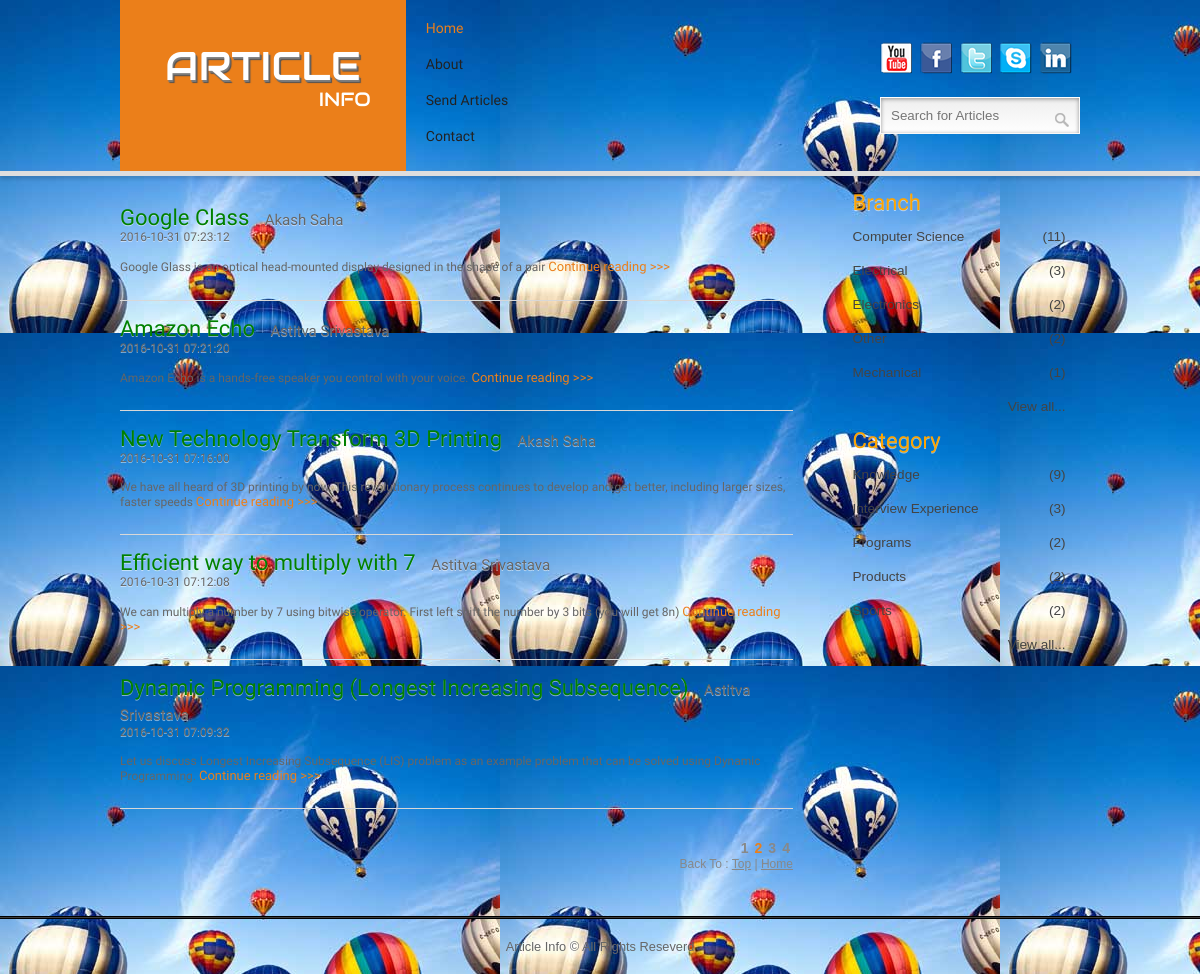
The page /index.php?page=2&totalpages=4 on the database its author committed.
### tables this page shows
CREATE TABLE `posts` (
  `postid` int(11) NOT NULL,
  `branchid` int(11) NOT NULL,
  `kindid` int(11) NOT NULL,
  `topic` varchar(1000) NOT NULL,
  `shortinfo` varchar(5000) NOT NULL,
  `longinfo` text NOT NULL,
  `author` varchar(1000) NOT NULL,
  `links` text NOT NULL,
  `subtime` varchar(1000) NOT NULL,
  `keywords` text,
  `code_data` text NOT NULL,
  `visits` int(11) NOT NULL DEFAULT '0'
);

CREATE TABLE `branch_table` (
  `branchid` int(11) NOT NULL,
  `branch` varchar(200) NOT NULL,
  `counter` int(11) NOT NULL
);

CREATE TABLE `kind_table` (
  `kindid` int(11) NOT NULL,
  `kind` varchar(200) NOT NULL,
  `counter` int(11) NOT NULL
);

### index.php (the view, shortened to what this page needs)
<!DOCTYPE HTML>
<head>
</head>
<?php
	include("includes/header.php");
	include("includes/connection.php");
	$query="SELECT postid,p.branchid,p.kindid,topic,shortinfo,longinfo,author,subtime FROM posts p ";
	$result=mysqli_query($connection,$query);
	$perpage=5;
	if(!isset($_GET['page']) || $_GET['page']==1){
		$current_page=1;
		$counter=mysqli_num_rows($result);
		$pages=intval($counter/$perpage);
		if(($counter%$perpage)!=0) $pages++;
		$query.=" order by postid desc limit $perpage";
	}else{
		$current_page=$_GET['page'];
		$pages=$_GET['totalpages'];
		$start=($current_page-1)*$perpage;
		$query.=" order by postid desc limit $start,$perpage";
	}
	$result=mysqli_query($connection,$query);
?>
<div class="wrap">
	<div class="main">
		<div class="content">
			<?php while($row=mysqli_fetch_row($result)){ ?>
			<div class="box1">
   				 <h3><a href="article.php?fetch=<?php echo urlencode($row[0]); ?>" style="color:green"> <?php echo $row[3]; ?></a> <span class="comments" style="font-size: 15px"><?php echo $row[6];?>	</span>
   				 &nbsp;&nbsp;<span style="font-size: 12px"><?php echo " ".$row[7]; ?> </span> </h3>
				<div class="data">
				    <span> <?php echo " ".$row[4]." "; ?><a href="article.php?fetch=<?php echo urlencode($row[0]); ?>">Continue reading >>></a></span>
				</div>
			</div>
			<?php } ?>
			<div class="page_links">
					<div class="page_numbers">
					    <ul>
						    <?php
						    	$i=1;
						    	while($i<=$pages){
									echo "<li ";
									if($i==$current_page) echo "class='active'";
									echo " ><a href='index.php?page=$i&totalpages=$pages";
									if(isset($_GET['branch']))
										echo "&branch=$branch";
									if(isset($_GET['kind']))
										echo "&kind=$kind";
									echo "'>$i</a></li>";
									$i++;
								}
							?>
						</ul>
					</div>
				<div class="page_bottom">
					<p>Back To : <a href="#">Top</a> |  <a href="index.php">Home</a></p>
				</div>
			</div>
	</div>
<?php include("includes/sidebar.php"); ?>
</div>
</div>
<?php include("includes/footer.php"); ?>
</body>
</html>

### includes/sidebar.php (shortened to what this page needs)
<div class="sidebar">
	<div class="sidebar_top">
   	 	<h3 style="color:orange;">Branch</h3>
		<div class="sidebar_top_list">
			 <ul>
			 	<?php
			 		$query="SELECT `branchid`, `branch`, `counter` FROM `branch_table` order by counter desc,branch";
			 		$result=mysqli_query($connection,$query);
			 		$rows=mysqli_num_rows($result);
			 		$count=5;
			 		while($row=mysqli_fetch_row($result) and $count>0){
			 			echo "<li><a href='index.php?branch=".$row[1]."'><span class='category-name'>$row[1]</span> <span class='count'>($row[2])</span><div class='clear'></div></a></li>";
			 			$count--;
			 		}
			 		if($rows>5)
			 			echo "<li style='float:right'><a href='departments.php'><span class='category-name'>View all...</span> </a></li><br/>";
			 	?>
			</ul>
		</div>
	</div>
	<div class="latest_comments">
		<h3 style="color:orange;">Category</h3>
		<div class="sidebar_top_list">
			<ul>
			 	<?php
			 		$query="SELECT `kindid`, `kind`, `counter` FROM `kind_table` WHERE 1 order by counter desc limit 10";
			 		$result=mysqli_query($connection,$query);
			 		$rows=mysqli_num_rows($result);
			 		$count=5;
			 		while($row=mysqli_fetch_row($result) and $count>0){
			 			echo "<li><a href='index.php?kind=".$row[1]."'><span class='category-name'>$row[1]</span> <span class='count'>($row[2])</span><div class='clear'></div></a></li>";
			 			$count--;
			 		}
			 		if($rows>5)
			 			echo "<li style='float:right'><a href='categories.php'><span class='category-name'>View all...</span> </a></li><br/>";
			 	?>
			</ul>
		</div>
	</div>
</div>

### css/style.css (style rules this page uses)
html,body,div,span,applet,object,iframe,h1,h2,h3,h4,h5,h6,p,blockquote,pre,a,abbr,acronym,address,big,cite,code,del,dfn,em,img,ins,kbd,q,s,samp,small,strike,strong,sub,sup,tt,var,b,u,i,dl,dt,dd,ol,nav ul,nav li,fieldset,form,label,legend,table,caption,tbody,tfoot,thead,tr,th,td,article,aside,canvas,details,embed,figure,figcaption,footer,header,hgroup,menu,nav,output,ruby,section,summary,time,mark,audio,video { margin:0;padding:0;border:0;font-size:100%;font:inherit;vertical-align:baseline; }
ol,ul { list-style:none;margin:0;padding:0; }
a { text-decoration:none; }
body { font-family:Arial, Helvetica, sans-serif; background:url(images/body-bg3.png); }
.wrap { width:80%; margin:0 auto; }
.main h3 { font-size:22px; color:#666; padding-bottom:5px; font-family: 'Monda', sans-serif; text-shadow : 0 1px 0 rgba(255, 255, 255, 0.5); }
.content { float:left; width: 70.1%; padding: 1.5% 0; }
.content h3 a { font-size:22px; color:#666; padding-bottom:5px; font-family: 'Monda', sans-serif; }
.box1 span { font-size:13px; color:#666; font-size:0.8em; font-family: 'Monda', sans-serif; display:block; }
.box1 span.comments { font-size:7px; font-size:1em; padding-left:10px; cursor:pointer; display:inline; }
.box1 { border-bottom:1px solid #D8D8D8; padding:15px 0; }
.data { padding: 1.5% 0; font-size:15px; }
.data span a { color:#EB7F1A; font-size:13px; }
.sidebar { float:right; width: 22.2%; padding: 1.5%; margin:0% 0 0% 1.6%; }
.sidebar_top_list li a { font-size:0.85em; color:#444; line-height:2.5em; border-bottom:1px solid #f6f6f6; }
.sidebar_top_list li a span.category-name { float:left; }
.sidebar_top_list li a span.count { float:right; }
.latest_comments { padding-top:20px; }
.comments { padding:10px 0; }
.page_links { padding:30px 0px; }
.page_numbers { float:right; }
.page_numbers li { display:inline-block; }
.page_numbers li a { font-size:14px; color:#888; padding:3px; font-weight:bold; }
.page_numbers li a:hover,.page_numbers li.active a { color:#EB7F1A; }
.page_bottom { text-align:right; }
.page_bottom p { color:#888; font-size:12px; }
.page_bottom a { color:#888; font-size:12px; text-decoration:underline; }

### rows shown on the page
posts: topic "Google Class", author "Akash Saha", subtime "2016-10-31 07:23:12", shortinfo "Google Glass is an optical head-mounted display designed in the shape of a pair"
posts: topic "Amazon Echo", author "Astitva Srivastava", subtime "2016-10-31 07:21:20", shortinfo "Amazon Echo is a hands-free speaker you control with your voice."
posts: topic "New Technology Transform 3D Printing", author "Akash Saha", subtime "2016-10-31 07:16:00", shortinfo "We have all heard of 3D printing by now. This revolutionary process continues to develop and get better, including larger sizes, faster speeds"
posts: topic "Efficient way to multiply with 7", author "Astitva Srivastava", subtime "2016-10-31 07:12:08", shortinfo "We can multiply a number by 7 using bitwise operator. First left shift the number by 3 bits (you will get 8n)"
posts: topic "Dynamic Programming (Longest Increasing Subsequence)", author "Astitva Srivastava", subtime "2016-10-31 07:09:32", shortinfo "Let us discuss Longest Increasing Subsequence (LIS) problem as an example problem that can be solved using Dynamic Programming."
branch_table: branch "Computer Science", counter "11"
branch_table: branch "Electrical", counter "3"
branch_table: branch "Electronics", counter "2"
branch_table: branch "Other", counter "2"
kind_table: kind "Knowledge", counter "9"
kind_table: kind "Interview Experience", counter "3"
kind_table: kind "Programs", counter "2"
kind_table: kind "Products", counter "2"
kind_table: kind "Sports", counter "2"
